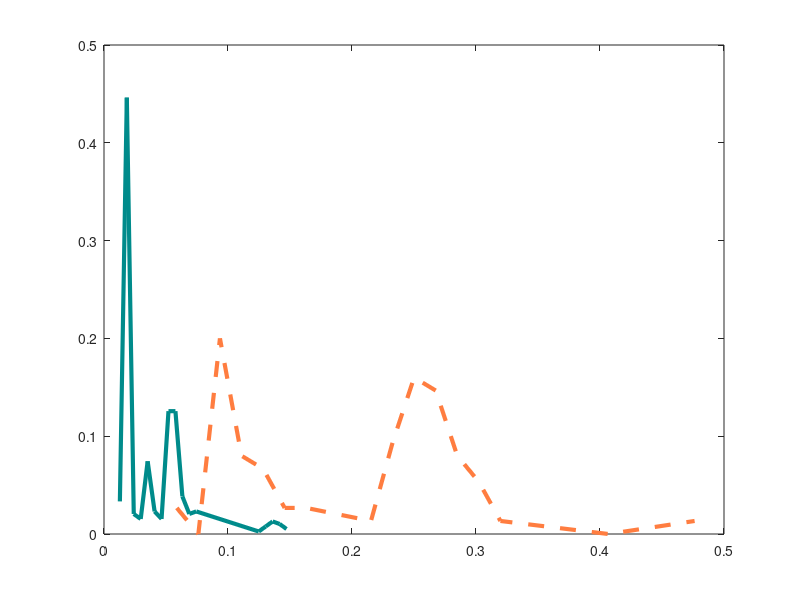

The MATLAB script that drew this image: (Note: this script raises an error after producing the figure.)
%%%%%%%%%%%%%%%%%%%%%%%%%%%%%% plot of two user's relative interval
% clear;
% x1=[0.170000000000000;0.510000000000000;0.850000000000000;1.19000000000000;1.53000000000000;1.87000000000000;2.21000000000000;2.55000000000000;2.89000000000000;3.23000000000000;3.57000000000000;3.91000000000000;4.25000000000000;5.27000000000000;6.29000000000000;6.63000000000000;6.97000000000000;7.31000000000000;7.65000000000000;8.33000000000000];
% x2=[0.345000000000000;0.635000000000000;0.925000000000000;1.79500000000000;2.08500000000000;2.37500000000000;2.66500000000000;2.95500000000000;3.24500000000000;3.53500000000000;7.30500000000000];
% y1=[0.146700000000000;0.213300000000000;0.133300000000000;0.176000000000000;0.0506700000000000;0.0373300000000000;0.0373300000000000;0.0400000000000000;0.0480000000000000;0.0453300000000000;0.0160000000000000;0.0133300000000000;0.00266700000000000;0.00266700000000000;0.0106700000000000;0.00533300000000000;0.00533300000000000;0.0106700000000000;0.00266700000000000;0.00266700000000000];
% y2=[0.416700000000000;0.0833300000000000;0.0166700000000000;0.0333300000000000;0.0333300000000000;0.100000000000000;0.116700000000000;0.133300000000000;0.0333300000000000;0.0166700000000000;0.0166700000000000];
% 
% plot(x1,y1,'LineWidth',3,'Color',[0 139/255, 139/255]);
% hold on;
% plot(x2,y2,'--','LineWidth',3,'Color',[1 125/255 64/255]);
% 
% legend('User 1','User 2',24,'FontName','Times New Roman');
% xlabel('Relative interval','fontsize',24,'FontName','Times New Roman');
% ylabel('Probability','fontsize',24,'FontName','Times New Roman');
% set(gca,'fontsize',24,'FontName','Times New Roman');
% set(gcf,'position',[100 10 800 400]);
% grid on;


%%%%%%%%%%%%%%%%%%%%%%%%% plot tapping interval
x3=[0.0128000000000000;0.0184000000000000;0.0240000000000000;0.0296000000000000;0.0352000000000000;0.0408000000000000;0.0464000000000000;0.0520000000000000;0.0576000000000000;0.0632000000000000;0.0688000000000000;0.0744000000000000;0.124800000000000;0.130400000000000;0.136000000000000;0.141600000000000;0.147200000000000];
x4=[0.0587000000000000;0.0761000000000000;0.0935000000000000;0.110900000000000;0.128300000000000;0.145700000000000;0.163100000000000;0.215300000000000;0.232700000000000;0.250100000000000;0.267500000000000;0.284900000000000;0.302300000000000;0.319700000000000;0.406700000000000;0.476300000000000];
y3=[0.0333300000000000;0.446200000000000;0.0205100000000000;0.0153800000000000;0.0743600000000000;0.0230800000000000;0.0153800000000000;0.125600000000000;0.125600000000000;0.0384600000000000;0.0205100000000000;0.0230800000000000;0.00256400000000000;0.00769200000000000;0.0128200000000000;0.0102600000000000;0.00512800000000000];
y4=[0.0266700000000000;0;0.200000000000000;0.0800000000000000;0.0666700000000000;0.0266700000000000;0.0266700000000000;0.0133300000000000;0.0933300000000000;0.160000000000000;0.146700000000000;0.0800000000000000;0.0533300000000000;0.0133300000000000;0;0.0133300000000000];

plot(x3,y3,'LineWidth',3,'Color',[0 139/255, 139/255]);
hold on;
plot(x4,y4,'--','LineWidth',3,'Color',[1 125/255 64/255]);

legend('User 1','User 2',24,'FontName','Times New Roman');
xlabel('Tapping interval (s)','fontsize',24,'FontName','Times New Roman');
ylabel('Probability','fontsize',24,'FontName','Times New Roman');
set(gca,'fontsize',24,'FontName','Times New Roman');
set(gcf,'position',[100 10 800 400]);
grid on;